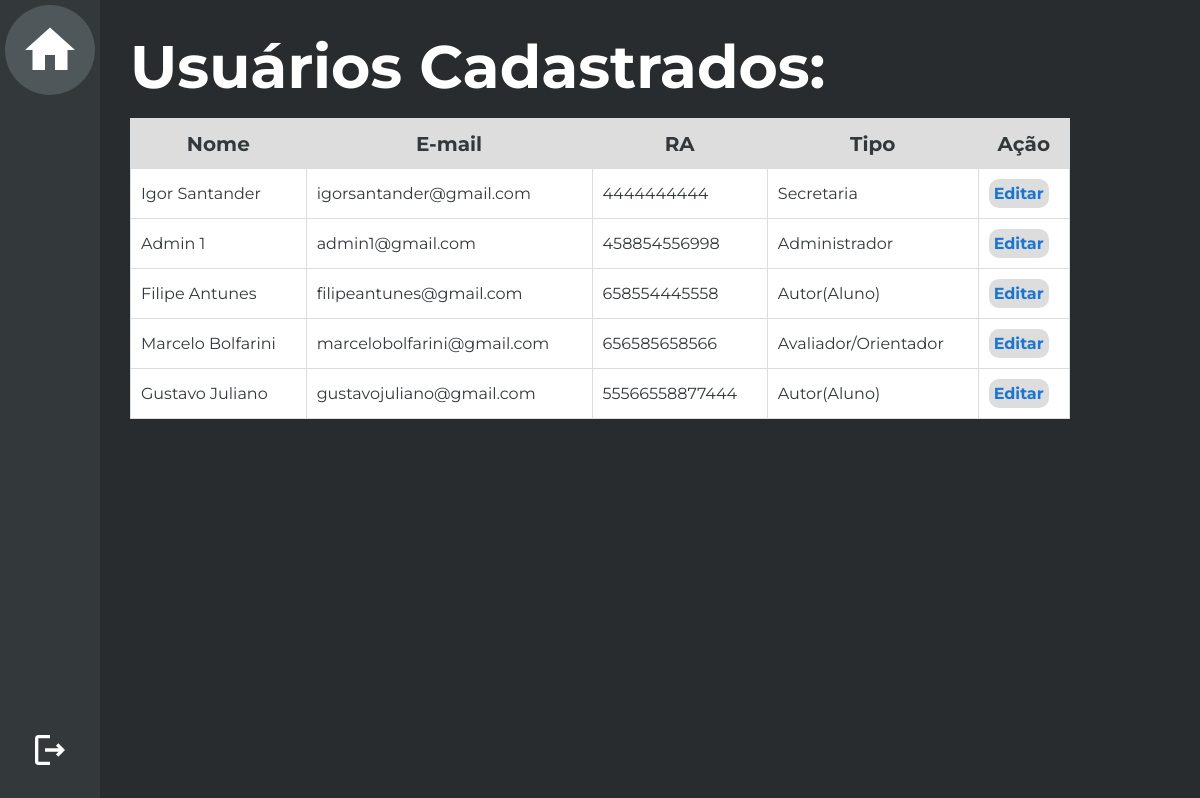
Before: /Edição de usuário/Admin/UsuariosCadastrados.php?id=18 (signed in) with the older database file.
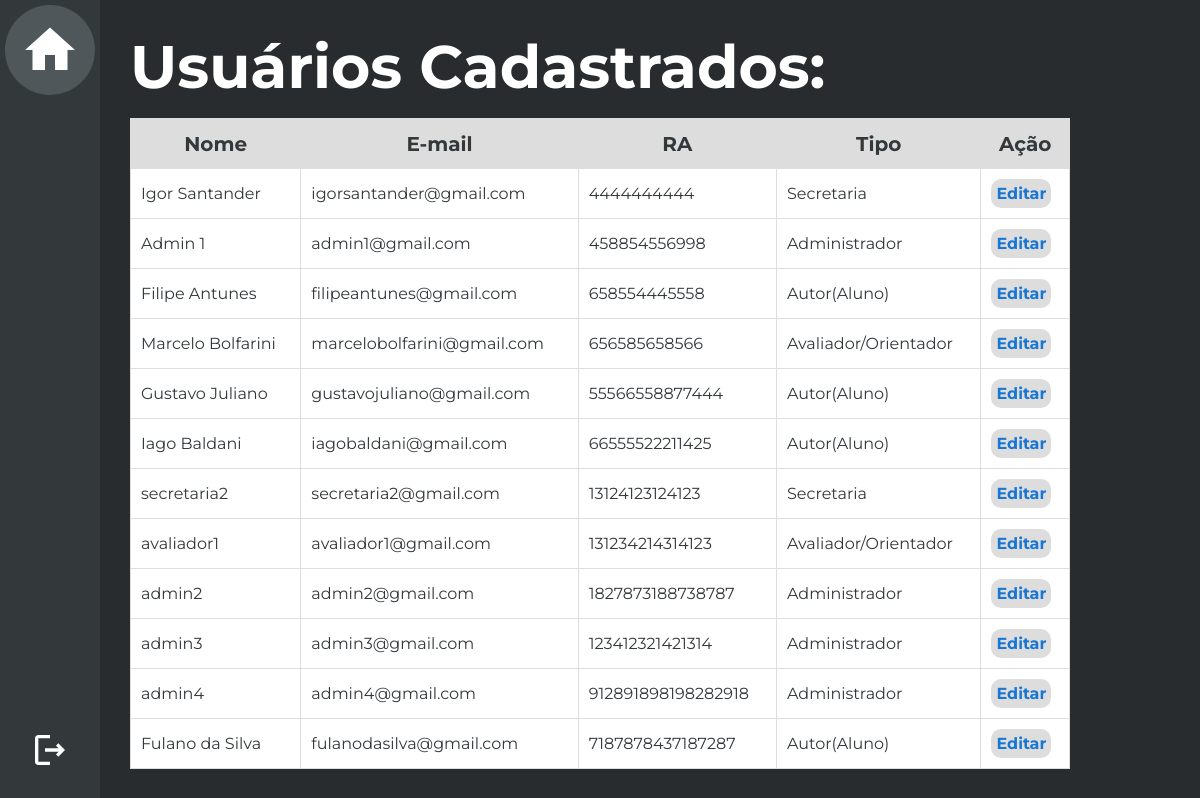
After: the same page with the newer database file.
### tables this page shows
CREATE TABLE `usuario` (
  `cod_usuario` smallint(4) NOT NULL,
  `nome` varchar(50) NOT NULL,
  `senha` varchar(32) NOT NULL,
  `cpf` varchar(50) NOT NULL DEFAULT '',
  `email` varchar(50) NOT NULL,
  `matricula` varchar(50) NOT NULL DEFAULT '',
  `tipo` int(11) NOT NULL DEFAULT 0,
  `curso` int(11) NOT NULL,
  `datacadastro` date DEFAULT NULL,
  `diretorio_imagem` varchar(70) NOT NULL
);

### Edição de usuário/Admin/UsuariosCadastrados.php (the view, shortened to what this page needs)
<?php
    include("../../conexao.php");
    $id_usuario = intval($_GET['id']);
    $sql_code = "SELECT * FROM usuario";
    $sql_query = $mysqli->query($sql_code) or die($mysqli->error);
    $linha = $sql_query->fetch_assoc();
?>
<html>
    <head>
        <link rel="stylesheet" type="text/css" href="../styleTabelaUsuarios.css"/>
    </head>
    <body>
        <aside>
            <div class="menu">
                <div class="menu-box home" id="home"><a href="javascript:history.back()">
                    <div class="home-img"> <img src="../../Imagens/home-white-18dp.svg" height="60px"/> </div>
                </a></div>
                <div class="menu-box" id="logout"><a href="../../logout.php">
                    <img src="../../Imagens/logout-white-18dp.svg" height="40px"/>
                </a></div>
            </div>
        </aside>
        <main>
            <div class="principal">
                <div class="filler"></div>
                <div class="container">
                    <h1>Usuários Cadastrados:</h1>
                    <table cellpadding=10>
                        <tr class=titulo>
                            <td>Nome</td>
                            <td>E-mail</td>
                            <td>RA</td>
                            <td>Tipo</td>
                            <td>Ação</td>
                        </tr>
                        <?php
                            do{
                        ?>
                        <tr>
                            <td><?php echo $linha['nome']; ?></td>
                            <td><?php echo $linha['email']; ?></td>
                            <td><?php echo $linha['matricula']; ?></td>
                            <td><?php
                                     if($linha['tipo']==1){
                                         echo "Administrador";
                                     }
                                     else if($linha['tipo']==2){
                                        echo "Autor(Aluno)";
                                    }
                                    else if($linha['tipo']==3){
                                        echo "Avaliador/Orientador";
                                    }
                                    else if($linha['tipo']==4){
                                        echo "Secretaria";
                                    }
                                ?></td>
                            <td>
                                <a href="edicaoUsuarioAdmin.php?usuario=<?php echo $linha['cod_usuario']; ?>&id=<?php echo $id_usuario; ?>">Editar</a>
                            </td>
                        </tr>
                        <?php } while($linha = $sql_query->fetch_assoc()); ?>
                    </table>
            </div>
        </main>
    </body>
</html>

### Edição de usuário/styleTabelaUsuarios.css (style rules this page uses)
* { font-family: 'Montserrat', sans-serif; box-sizing:border-box; margin: 0; padding: 0; color:white; text-decoration: none; }
main { display: flex }
.menu { position: absolute; display: flex; flex-direction: column; align-items: center; justify-content: space-between; width: 100px; height: 100vh; background-color: #33383B; }
.menu-box { font-weight: bold; display: flex; justify-content: center; align-items: center; width: 100%; height: 100px; padding: 30px; cursor: pointer; transition: all linear 0.3s; }
.home-img { display: flex; align-items: center; justify-content: center; background-color: #4F575B; height: 90px; width: 90px; border-radius: 45px; cursor: pointer; }
.principal { height: 100vh; flex: 1; display: flex; align-items: center; background-color: #282C2E; }
.filler { width: 100px; height: 100vh; }
.container { display: flex; flex-direction: column; padding:30px; height:100vh; width: 1000px; }
.container h1 { font-size: 60px; margin-bottom: 15px; }
table { background-color: #FFF; width: 100%; border-collapse: collapse; border-top-left-radius: 20px; border-top-right-radius: 20px; }
table tr { height: 50px; }
table td { color: #33383B; padding: 10px; border: 1px solid #ddd; }
td a { display: inline-block; color: #1976D2; font-weight: bold; background-color: #ddd; padding: 5px; border-radius: 10px; transition: all linear 0.3s; }
.titulo td { font-weight: bold; font-size: 20px; background-color: #ddd; text-align: center; }

Changed rows visible on the page:
added usuario: nome "Iago Baldani", email "iagobaldani@gmail.com", matricula "66555522211425", shows "Autor(Aluno)"
added usuario: nome "secretaria2", email "secretaria2@gmail.com", matricula "13124123124123", shows "Secretaria"
added usuario: nome "avaliador1", email "avaliador1@gmail.com", matricula "131234214314123", shows "Avaliador/Orientador"
added usuario: nome "admin2", email "admin2@gmail.com", matricula "1827873188738787", shows "Administrador"
added usuario: nome "admin3", email "admin3@gmail.com", matricula "123412321421314", shows "Administrador"
added usuario: nome "admin4", email "admin4@gmail.com", matricula "912891898198282918", shows "Administrador"
added usuario: nome "Fulano da Silva", email "fulanodasilva@gmail.com", matricula "7187878437187287", shows "Autor(Aluno)"
